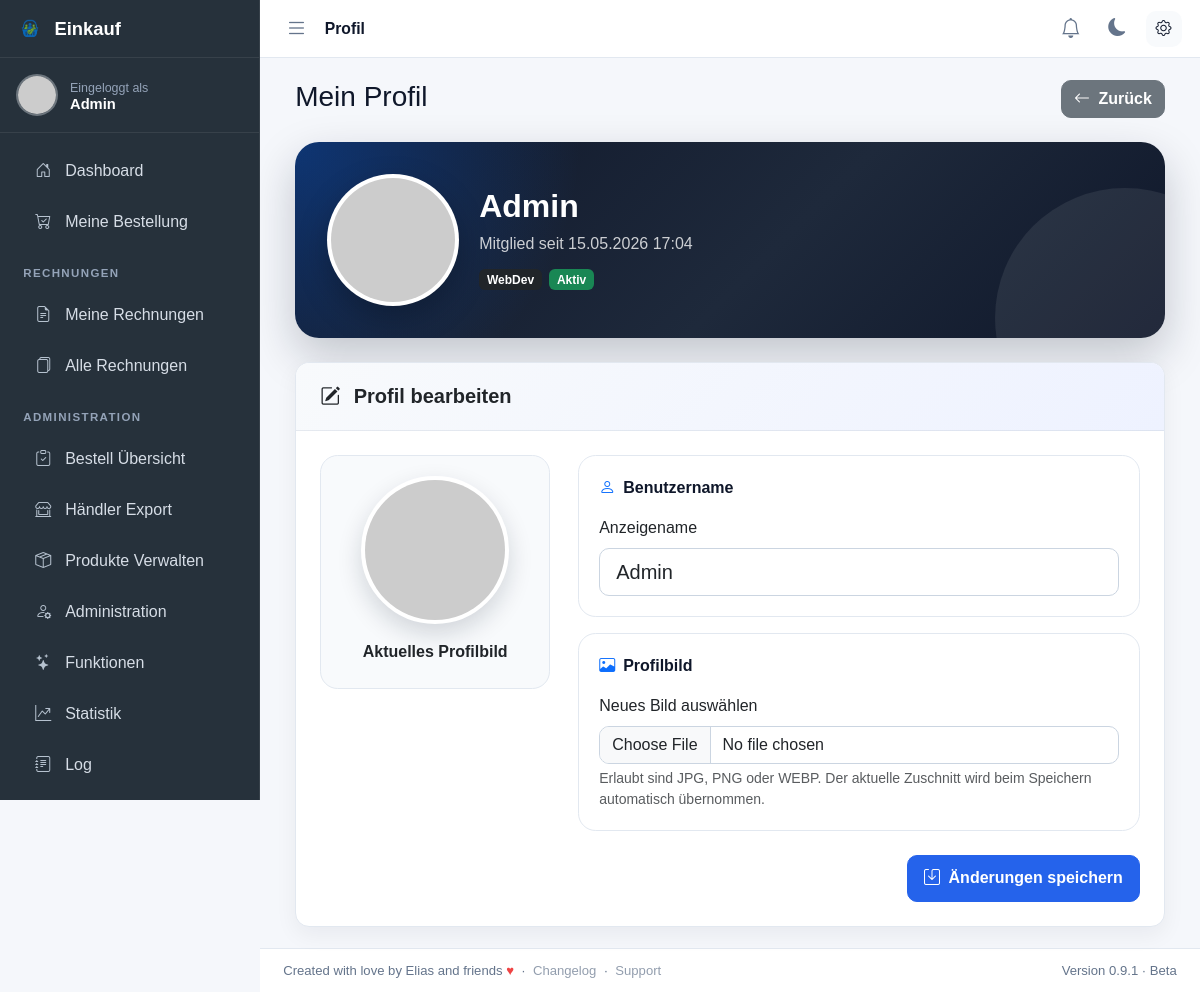
The app's page /profile.php (signed in) with its own data.
### tables this page shows
CREATE TABLE IF NOT EXISTS `users` (
    `id`                   INT            NOT NULL AUTO_INCREMENT,
    `family_name`          VARCHAR(255)   NOT NULL,
    `email`                VARCHAR(255)   NULL DEFAULT NULL,
    `pin_hash`             VARCHAR(255)   NULL DEFAULT NULL,
    `recovery_code_hash`   VARCHAR(255)   NULL DEFAULT NULL,
    `role`                 VARCHAR(50)    NOT NULL DEFAULT 'family',
    `rank`                 TINYINT        NOT NULL DEFAULT 1,
    `avatar`               VARCHAR(500)   NULL DEFAULT NULL,
    `theme_mode`           VARCHAR(10)    NOT NULL DEFAULT 'auto',
     
    `discount_percent`     INT            NOT NULL DEFAULT 0,
    `service_fee_waived`   TINYINT(1)     NOT NULL DEFAULT 0,
    `shopping_fee_waived`  TINYINT(1)     NOT NULL DEFAULT 0,
     
    `is_locked`            TINYINT(1)     NOT NULL DEFAULT 0,
    `created_at`           DATETIME       NOT NULL DEFAULT CURRENT_TIMESTAMP,
    PRIMARY KEY (`id`),
    INDEX `idx_family_name` (`family_name`)
);

### config/config.php (called while the page is built, shortened)
<?php
$dbHost = 'localhost';
$dbPort = '3306';
$dbName = 'nicosdev_einkauf';
$dbUser = 'nicosdev_einkauf';
$dbPass = 'qSus5mGc7&Brws*9';
try {
    $pdo = new PDO(
        "mysql:host=$dbHost;port=$dbPort;dbname=$dbName;charset=utf8mb4",
        $dbUser,
        $dbPass,
        [
            PDO::ATTR_ERRMODE => PDO::ERRMODE_EXCEPTION,
            PDO::ATTR_DEFAULT_FETCH_MODE => PDO::FETCH_ASSOC
        ]
    );
} catch (PDOException $e) {
    die("Datenbankfehler – bitte Administrator kontaktieren.");
}
try {
    $pdo->exec("ALTER TABLE users ADD COLUMN IF NOT EXISTS email VARCHAR(255) NULL DEFAULT NULL AFTER family_name");
    $pdo->exec("ALTER TABLE users ADD COLUMN IF NOT EXISTS theme_mode VARCHAR(10) NULL DEFAULT 'auto'");
    $pdo->exec("
        CREATE TABLE IF NOT EXISTS support_tickets (
            id INT AUTO_INCREMENT PRIMARY KEY,
            user_id INT NOT NULL,
            type ENUM('bug','feedback','sonstiges') NOT NULL DEFAULT 'sonstiges',
            subject VARCHAR(255) NOT NULL,
            message TEXT NOT NULL,
            status ENUM('offen','in_bearbeitung','geschlossen') NOT NULL DEFAULT 'offen',
            priority ENUM('niedrig','normal','hoch') NOT NULL DEFAULT 'normal',
            admin_note TEXT NULL,
            created_at DATETIME NOT NULL DEFAULT CURRENT_TIMESTAMP,
            updated_at DATETIME NULL ON UPDATE CURRENT_TIMESTAMP,
            closed_at DATETIME NULL
        ) ENGINE=InnoDB DEFAULT CHARSET=utf8mb4 COLLATE=utf8mb4_unicode_ci
    ");
    $pdo->exec("
        CREATE TABLE IF NOT EXISTS notifications (
            id INT AUTO_INCREMENT PRIMARY KEY,
            user_id INT NOT NULL,
            type VARCHAR(50) NOT NULL DEFAULT 'info',
            title VARCHAR(255) NOT NULL,
            message TEXT NULL,
            link VARCHAR(500) NULL,
            is_read TINYINT(1) NOT NULL DEFAULT 0,
            read_at DATETIME NULL,
            created_at DATETIME NOT NULL DEFAULT CURRENT_TIMESTAMP,
            INDEX idx_user_unread (user_id, is_read)
        ) ENGINE=InnoDB DEFAULT CHARSET=utf8mb4 COLLATE=utf8mb4_unicode_ci
    ");
    $pdo->exec("
        CREATE TABLE IF NOT EXISTS activity_logs (
            id INT AUTO_INCREMENT PRIMARY KEY,
            user_id INT NULL,
            user_name VARCHAR(255) NULL,
            action TEXT NOT NULL,
            ip VARCHAR(45) NULL,
            user_agent VARCHAR(500) NULL,
            category VARCHAR(50) NULL,
            severity VARCHAR(20) NULL DEFAULT 'info',
            target_type VARCHAR(50) NULL,
            target_id INT NULL,
            meta JSON NULL,
            created_at DATETIME NOT NULL DEFAULT CURRENT_TIMESTAMP,
            INDEX idx_user (user_id),
            INDEX idx_created (created_at)
        ) ENGINE=InnoDB DEFAULT CHARSET=utf8mb4 COLLATE=utf8mb4_unicode_ci
    ");
    $pdo->exec("
        CREATE TABLE IF NOT EXISTS app_settings (
            setting_key VARCHAR(100) PRIMARY KEY,
            setting_value TEXT NULL,
            updated_at DATETIME NULL ON UPDATE CURRENT_TIMESTAMP
        ) ENGINE=InnoDB DEFAULT CHARSET=utf8mb4 COLLATE=utf8mb4_unicode_ci
    ");
    $pdo->exec("
        CREATE TABLE IF NOT EXISTS remember_tokens (
            id INT AUTO_INCREMENT PRIMARY KEY,
            user_id INT NOT NULL,
            selector VARCHAR(64) NOT NULL UNIQUE,
            token_hash VARCHAR(255) NOT NULL,
            expires_at DATETIME NOT NULL,
            created_at DATETIME NOT NULL DEFAULT CURRENT_TIMESTAMP,
            INDEX idx_selector (selector),
            INDEX idx_user (user_id)
        ) ENGINE=InnoDB DEFAULT CHARSET=utf8mb4 COLLATE=utf8mb4_unicode_ci
    ");
} catch (Throwable $migrationEx) {
}
$currentUser = null;
if (isset($_SESSION['user_id'])) {
    $stmt = $pdo->prepare("
        SELECT id, family_name, avatar, role, `rank`, is_locked
        FROM users
        WHERE id = ?
        LIMIT 1
    ");
    $stmt->execute([(int) $_SESSION['user_id']]);
    $currentUser = $stmt->fetch();
}
function requireLogin(PDO $pdo): array
{
    global $currentUser;
    return $currentUser;
}

### profile.php (the view, shortened to what this page needs)
<?php
require_once __DIR__ . '/config/config.php';
$currentUser = requireLogin($pdo);
$currentRank = (int)($currentUser['rank'] ?? 0);
$sessionUserId = (int)$currentUser['id'];
$isWebDev = $currentRank === 6;
$userId = $isWebDev && isset($_GET['user_id'])
    ? (int)$_GET['user_id']
    : $sessionUserId;
function h($value): string
{
    return htmlspecialchars((string)$value, ENT_QUOTES, 'UTF-8');
}
function formatDateTimeProfile($value): string
{
    return date('d.m.Y H:i', strtotime((string)$value));
}
function rankLabelProfile(int $rank): string
{
    return match ($rank) {
        6 => 'WebDev',
        5 => 'Administrator',
        4 => 'Admin',
        3 => 'Leitung',
        2 => 'Erweitert',
        1 => 'Benutzer',
        default => 'Benutzer',
    };
}
function rankBadgeClassProfile(int $rank): string
{
    return match (true) {
        $rank >= 6 => 'bg-dark',
        $rank >= 5 => 'bg-danger',
        $rank >= 4 => 'bg-primary',
        $rank >= 3 => 'bg-info text-dark',
        $rank >= 2 => 'bg-warning text-dark',
        default => 'bg-secondary',
    };
}
$stmt = $pdo->prepare("
    SELECT
        id,
        family_name,
        avatar,
        role,
        created_at,
        rank,
        theme_mode,
        is_locked
    FROM users
    WHERE id = ?
    LIMIT 1
");
$stmt->execute([$userId]);
$user = $stmt->fetch();
$avatar = $user['avatar']
    ?: 'https://ui-avatars.com/api/?name=' . urlencode($user['family_name'] ?? 'User') . '&background=6c757d&color=fff';
$isViewingOwnProfile = $userId === $sessionUserId;
$userRank = (int)($user['rank'] ?? 0);
$isLocked = (int)($user['is_locked'] ?? 0) === 1;
?>
<link rel="stylesheet" href="https://cdnjs.cloudflare.com/ajax/libs/cropperjs/1.6.2/cropper.min.css">
<div class="profile-page-header">
    <div>
        <h1 class="h3 mb-1">
            <?= $isViewingOwnProfile ? 'Mein Profil' : 'Benutzerprofil' ?>
        </h1>
    </div>
    <div class="d-flex gap-2 flex-wrap">
        <?php if (!$isViewingOwnProfile && $isWebDev): ?>
            <a href="employees.php" class="btn btn-secondary">
                <i class="bi bi-arrow-left me-1"></i>
                Zurück
            </a>
        <?php else: ?>
            <a href="index" class="btn btn-secondary">
                <i class="bi bi-arrow-left me-1"></i>
                Zurück
            </a>
        <?php endif; ?>
    </div>
</div>
<div class="profile-hero">
    <div class="profile-hero-content">
        <img src="<?= h($avatar) ?>" class="profile-avatar-xl" alt="Profilbild">
        <div>
            <h2 class="profile-name">
                <?= h($user['family_name'] ?? 'Benutzer') ?>
            </h2>
            <p class="profile-subline">
                Mitglied seit <?= h(formatDateTimeProfile($user['created_at'] ?? null)) ?>
            </p>
            <div class="profile-meta-badges">
                <span class="badge <?= h(rankBadgeClassProfile($userRank)) ?>">
                    <?= h(rankLabelProfile($userRank)) ?>
                </span>
                <span class="badge <?= $isLocked ? 'bg-danger' : 'bg-success' ?>">
                    <?= $isLocked ? 'Gesperrt' : 'Aktiv' ?>
                </span>
            </div>
        </div>
    </div>
</div>
<div class="card profile-edit-card">
    <div class="profile-edit-header">
        <h5>
            <i class="bi bi-pencil-square me-2"></i>
            Profil bearbeiten
        </h5>
    </div>
    <div class="profile-edit-body">
        <form method="post" enctype="multipart/form-data" id="profileForm">
            <div class="profile-edit-layout">
                <div class="avatar-panel">
                    <img src="<?= h($avatar) ?>" class="profile-preview" alt="Profilbild">
                    <div class="fw-bold mb-1">
                        Aktuelles Profilbild
                    </div>
                </div>
                <div class="profile-form-panel">
                    <div class="form-section">
                        <div class="form-section-title">
                            <i class="bi bi-person"></i>
                            Benutzername
                        </div>
                        <label class="form-label">Anzeigename</label>
                        <input type="text"
                               name="family_name"
                               class="form-control form-control-lg"
                               value="<?= h($user['family_name'] ?? '') ?>"
                               required>
                    </div>
                    <div class="form-section">
                        <div class="form-section-title">
                            <i class="bi bi-image"></i>
                            Profilbild
                        </div>
                        <label class="form-label">Neues Bild auswählen</label>
                        <input type="file"
                               id="avatarInput"
                               class="form-control"
                               accept="image/jpeg,image/png,image/webp">
                        <div class="form-text">
                            Erlaubt sind JPG, PNG oder WEBP. Der aktuelle Zuschnitt wird beim Speichern automatisch übernommen.
                        </div>
                    </div>
                    <div class="profile-actions">
                        <button type="submit" name="save_profile" class="btn btn-primary">
                            <i class="bi bi-save me-1"></i>
                            Änderungen speichern
                        </button>
                    </div>
                </div>
            </div>
        </form>
    </div>
</div>
<?php
require_once __DIR__ . '/style/layout.php';

### style/sidebar.php (shortened to what this page needs)
<?php
$avatar = $currentUser['avatar'] ?? null;
$currentRank = (int)($currentUser['rank'] ?? 1);
$currentPage = basename($_SERVER['PHP_SELF']);
if (!$avatar) {
    $avatar = 'https://ui-avatars.com/api/?name=' . urlencode($currentUser['family_name'] ?? 'User') . '&background=2563eb&color=fff';
}
function sidebarActive(string $file, string $currentPage): string
{
    return $currentPage === $file ? 'active' : '';
}
?>
<aside class="sidebar">
    <div class="brand">
        <img src="img/logo.png" class="brand-logo" alt="Logo">
        <span>Einkauf</span>
    </div>
    <div class="sidebar-user-box">
        <img src="<?= htmlspecialchars($avatar, ENT_QUOTES, 'UTF-8') ?>" class="sidebar-avatar" alt="Profilbild">
        <div class="sidebar-user-text">
            <small>Eingeloggt als</small>
            <strong><?= htmlspecialchars($currentUser['family_name'] ?? '', ENT_QUOTES, 'UTF-8') ?></strong>
        </div>
    </div>
    <nav class="sidebar-nav">
        <a href="index" class="<?= sidebarActive('index.php', $currentPage) ?>">
            <i class="bi bi-house-door"></i>
            <span>Dashboard</span>
        </a>
        <a href="order" class="<?= sidebarActive('order.php', $currentPage) ?>">
            <i class="bi bi-cart-check"></i>
            <span>Meine Bestellung</span>
        </a>
        <div class="sidebar-section-title">
            <span>Rechnungen</span>
        </div>
        <a href="invoice" class="<?= sidebarActive('invoice.php', $currentPage) ?>">
            <i class="bi bi-file-earmark-text"></i>
            <span>Meine Rechnungen</span>
        </a>
        <?php if ($currentRank > 4): ?>
            <a href="admin_invoices" class="<?= sidebarActive('admin_invoices.php', $currentPage) ?>">
                <i class="bi bi-files"></i>
                <span>Alle Rechnungen</span>
            </a>
            <div class="sidebar-section-title">
                <span>Administration</span>
            </div>
            <a href="admin_orders" class="<?= sidebarActive('admin_orders.php', $currentPage) ?>">
                <i class="bi bi-clipboard-check"></i>
                <span>Bestell Übersicht</span>
            </a>
            <a href="dealer_export" class="<?= sidebarActive('dealer_export.php', $currentPage) ?>">
                <i class="bi bi-shop-window"></i>
                <span>Händler Export</span>
            </a>
            <a href="products" class="<?= sidebarActive('products.php', $currentPage) ?>">
                <i class="bi bi-box-seam"></i>
                <span>Produkte Verwalten</span>
            </a>
            <a href="employees" class="<?= sidebarActive('employees.php', $currentPage) ?>">
                <i class="bi bi-person-gear"></i>
                <span>Administration</span>
            </a>
            <a href="what_can_it_do" class="<?= sidebarActive('what_can_it_do.php', $currentPage) ?>">
                <i class="bi bi-stars"></i>
                <span>Funktionen</span>
            </a>
            <a href="statistics" class="<?= sidebarActive('statistics.php', $currentPage) ?>">
                <i class="bi bi-graph-up-arrow"></i>
                <span>Statistik</span>
            </a>
            <a href="log" class="<?= sidebarActive('log.php', $currentPage) ?>">
                <i class="bi bi-journal-text"></i>
                <span>Log</span>
            </a>
            <a href="test_mail" class="<?= sidebarActive('test_mail.php', $currentPage) ?>">
            </a>
        <?php endif; ?>
    </nav>
</aside>

### records on screen
users: family_name "Admin", created_at "15.05.2026 17:04", rank "WebDev"

### other values on screen
$pageTitle "Profil"
$appVersion "0.9.1"
